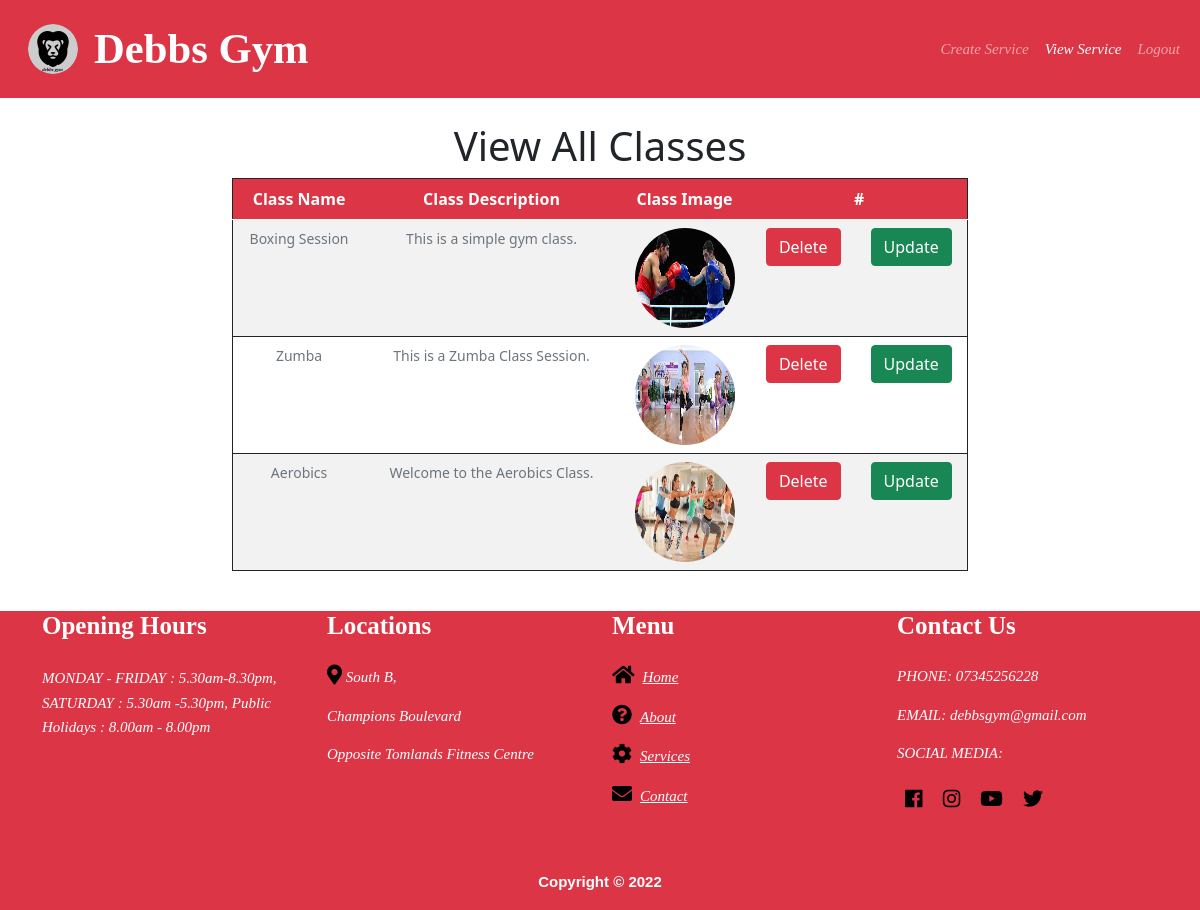
The page /Admin/GymClass/view_gym_class.php on the database its author committed.
### tables this page shows
CREATE TABLE `gymclass` (
  `id` int(11) NOT NULL,
  `gym_class_name` varchar(50) NOT NULL,
  `gym_class_desc` varchar(50) NOT NULL,
  `pic_name` varchar(80) NOT NULL,
  `trainer_id` int(11) NOT NULL
);

### includes/gym_class.php (called while the page is built, shortened)
<?php
class GymClass {
       protected $tableName = 'gymClass';
       private $dbConn;
       public function __construct(){
         $db = new DBConnect();
         $this->dbConn = $db->open_connection();
       }
     public function view_all_classes(){
       try{
        $stmt = $this->dbConn->prepare('SELECT * FROM '.$this->tableName);
        $stmt->execute();
        $all_classes = $stmt->fetchAll(PDO::FETCH_ASSOC);
        return $all_classes;
       }catch(PDOException $e){
          echo $e->getMessage();
       }
     }
  }
?>

### includes/connection.php (called while the page is built, shortened)
<?php
class DBConnect{
      private $host = 'localhost';
      private $dbname = 'isdb';
      private $user = 'root';
      private $pass = "";
      public function open_connection(){
        try{
                $this->conn = new PDO('mysql:host=' .$this->host .';dbname=' .$this->dbname, $this->user,$this->pass);
                $this->conn->setAttribute(PDO::ATTR_ERRMODE,PDO::ERRMODE_EXCEPTION);
	        $this->conn->setAttribute( PDO::ATTR_EMULATE_PREPARES, false );
	        return $this->conn;
              }catch(PDOException $e){
                echo "Connection failed: " . $e->getMessage();
              }
      }
}
?>

### public/Admin/GymClass/view_gym_class.php (the view, shortened to what this page needs)
<?php
$gym_class = new GymClass();
?>
<!DOCTYPE html>
<html lang="en">
  <head>
    <link
      href="https://cdn.jsdelivr.net/npm/bootstrap@5.0.0-beta1/dist/css/bootstrap.min.css"
      rel="stylesheet"
    />
     <link
     rel="stylesheet"
     href="https://use.fontawesome.com/releases/v5.0.13/css/all.css"
   />
    <link rel="stylesheet" href="../../css/style.css" />
  </head>
<body>
    <nav class="navbar navbar-expand-sm navbar-dark bg-danger">
      <div class="container-fluid">
                <a href="../../index.php"
                ><img
                id="logo"
                class="rounded-circle m-3"
                src="../../images/lion-50.png"
                alt="logo"
                        /></a>
                <a class="navbar-brand" href="#">Debbs Gym</a>
                <div class="collapse navbar-collapse" id="navbarNav">
                        <ul class="navbar-nav ms-auto">
                                <li class="nav-item">
                                <a class="nav-link " href="create_service.php">Create Service</a>
                                </li>
                                <li class="nav-item">
                                <a class="nav-link active" href="view_service.php">View Service</a>
                                </li>
                                <li class="nav-item">
                                  <a
                                    class="nav-link "
                                    aria-current="page"
                                    href="../../logout.php"
                                    >Logout</a
                                  >
                                </li>
                        </ul>
                </div>
        </div>
    </nav>
    <section class="table-section mt-4 mb-4">
        <div class="container">
                <div class="row">
                          <h1 id="form-header" class="text-center">View All Classes</h1>
                        <div class="col-md-8 m-auto">
                                <table id="service-table" class="table table-striped border border-dark">
                                        <thead class="text-white bg-danger text-center">
                                                <tr>
                                                        <th id="table-heading" scope="col">Class Name</th>
                                                        <th id="table-heading" scope="col">Class Description</th>
                                                        <th id="table-heading" scope="col">Class Image</th>
                                                        <th id="table-heading" scope ="col" colspan=2>#</th>
                                                </tr>
                                        </thead>
                                        <tbody class="text-center">
                                                <?php
                                                $gym_class_array = $gym_class ->view_all_classes();
                                                foreach($gym_class_array as $gym){
                                                echo "<tr class ='col'>
                                                <td class='form-text'>$gym[gym_class_name]</td>
                                                <td class='form-text' >$gym[gym_class_desc]</td>
                                                <td><img class='rounded-circle' src='../../images/$gym[pic_name]'width = '100' height='100'></td>
                                                <td><a id='form-button' class='btn btn-danger text-white' href='delete_gym_class.php?id=$gym[id]'>Delete</a></td>
                                                <td><a id='form-button' class='btn btn-success' href='update_gym_class.php?id=$gym[id]'>Update</a></td>
                                                </tr>"
                                                ;
                                                }
                                                ?>
                                        </tbody>
                                </table>
                        </div>
                </div>
        </div>
    </section>
    <footer id="main-footer" class="bg-danger text-white">
      <div class="container">
        <div class="first-row row mb-4">
          <div class="col-md-3 mb-4">
            <h4 class="mb-4">Opening Hours</h4>
            <small class="text"> MONDAY - FRIDAY : 5.30am-8.30pm, </small>
            <small class="text"> SATURDAY : 5.30am -5.30pm, </small>
            <small class="text">Public Holidays : 8.00am - 8.00pm </small>
          </div>
          <div class="col-md-3 text-left text-white mb-4">
            <h4 class="mb-4">Locations</h4>
            <p><i class="fas fa-map-marker-alt"></i> South B,</p>
            <p>Champions Boulevard</p>
            <p>Opposite Tomlands Fitness Centre</p>
          </div>
          <div class="col-md-3 mb-4">
            <h4 class="mb-4">Menu</h4>
            <p>
              <i class="fa fa-home"></i
              ><a href="../../index.php" class="text-white p-2">Home</a>
            </p>
            <p>
              <i class="fas fa-question-circle"></i
              ><a href="../../about.php" class="text-white p-2">About</a>
            </p>
            <p>
              <i class="fa fa-cog"></i
              ><a href="../../our_services.html" class="text-white p-2">Services</a>
            </p>
            <p>
              <i class="fa fa-envelope"></i
              ><a href="../../contact_us.php" class="text-white p-2">Contact</a>
            </p>
          </div>
          <div class="col-md-3 mb-4">
            <h4 class="mb-4">Contact Us</h4>
            <p>PHONE: 07345256228</p>
            <p>EMAIL: debbsgym@gmail.com</p>
            <p>SOCIAL MEDIA:</p>
            <i class="fab fa-facebook p-2"></i>
            <i class="fab fa-instagram p-2"></i>
            <i class="fab fa-youtube p-2"></i>
            <i class="fab fa-twitter p-2"></i>
          </div>
        </div>
        <div class="row second-row text-center">
          <div class="col-md-12 ml-auto">
            <p class="lead">
              Copyright &copy;
              <span id="year"></span>
            </p>
          </div>
        </div>
      </div>
    </footer>
  </body>
</html>

### public/css/style.css (style rules this page uses)
html, body { min-height: 100vh; display: flex; flex-direction: column; }
#main-footer { margin-top: auto; }
.navbar-brand { font-family: "Brush Script MT", cursive; font-weight: bold; font-size: 32pt; }
.nav-item a { font-family: "Times New Roman", sans-serif; font-style: italic; font-size: 15px; }
.fitness-image-slider .center-text h1, i { font-size: 40px; }
#owner p, small { font-family: "Times New Roman", Times, serif; font-size: 15px; }
#main-footer .first-row h4 { font-family: "Times New Roman", sans-serif; font-size: 25px; font-weight: bold; }
#main-footer .first-row p { font-family: "Times New Roman", sans-serif; font-size: 15px; font-style: italic; }
#main-footer .first-row i { font-size: 20px; color: black; }
#main-footer .first-row small { font-family: "Times New Roman", sans-serif; font-style: italic; font-size: 15px; }
#main-footer .second-row p { font-family: "Helvetica", sans-serif; font-weight: bold; font-size: 15px; }

### rows shown on the page
gymclass: gym_class_name "Boxing Session", gym_class_desc "This is a simple gym class.", pic_name (picture)
gymclass: gym_class_name "Zumba", gym_class_desc "This is a Zumba Class Session.", pic_name (picture)
gymclass: gym_class_name "Aerobics", gym_class_desc "Welcome to the Aerobics Class.", pic_name (picture)
